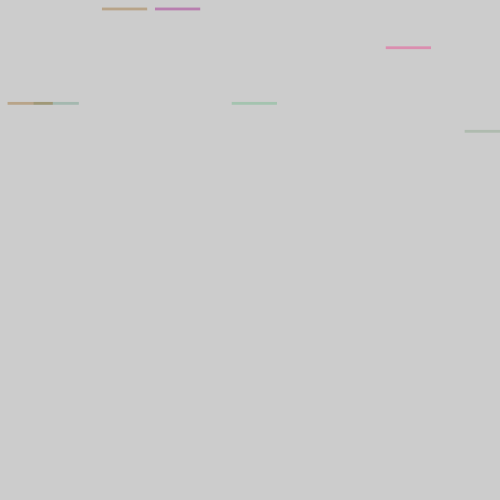
Frame 1 (no input)
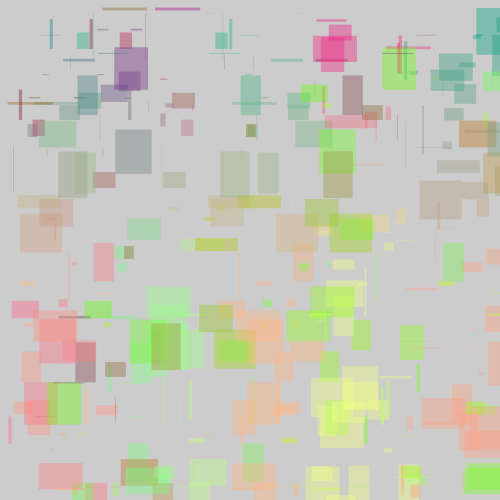
Frame 60 (the mouse pressed at the canvas centre just before this capture)
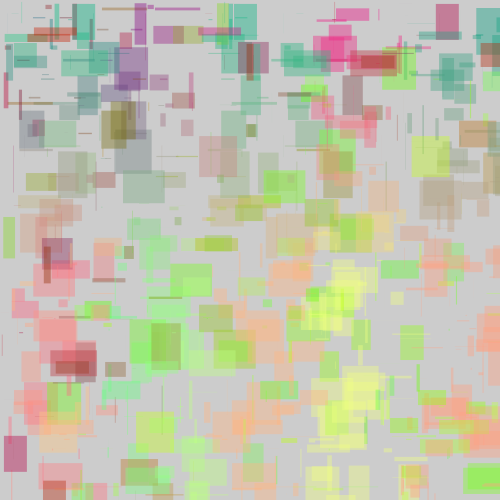
Frame 120 (the mouse held since frame 60 and released just before this capture)

The Processing sketch that drew these frames (run headless with seeded random() and noise(); from frame 60 on, the mouse is pressed at the canvas centre):

// Processing sketch: Cool_Pixely_Thing
// ── Cool_Pixely_Thing.pde
float a;
float b;
float c;
float d;
float e;
float f;
float g;
float h;
float i;
float j;
float k;
float x;
float f2;
void setup(){
size(500, 500);
//background(190,130,110);
frameRate(1000);
}


void draw(){
  size(500, 500);
  x++;
  //if (x==1000){
 //background(200,200,200);
 //x=0;
 // }
  noStroke();
  a=random(400,500);
  b=random(0,500);
  c=random(0,10);
  d=random(0,10);
  e=random(300,400);
  f=random(200,300);
  f2=random(200,300);
  g=random(100,200);
  h=random(0,100);
  i=random(0,500);
  j=random(0,500);
  k=random(0,500);
  fill(65,65,20,160);
  //bezier(d, c, 1, 1, a, b, c, d);
 // bezier(c, d, 1, 1, a*3, b*3, c, d);
  fill(235,215,190,100);
 // bezier(a*2, b*2, c/2, d, c, d, 1, 1 );
  //fill(250,250,250);
  //circle(a,b,c);
  rectMode(CORNER);
  fill(b,160,130, 100);
  rect(a,b,c*(c/2), d*(d/2));
   fill(240,i,130, 100);
  rect(e,i,c*(c/2), d*(d/2));
   fill(j,180,130, 100);
  rect(f,j,c*(c/2), d*(d/2));
  fill(g,k,130, 100);
  rect(g,k,c*(c/2), d*(d/2));
  fill(j,g,130, 100);
  rect(h,j,c*(c/2), d*(d/2));
  fill(g,j,h, 100);
  rect(j,k,c*(c/2), d*(d/2));
  rect(k,j,c*(c/2), d*(d/2));
  fill(f2,f/2,h, 150);
 // rect(f,f2,c*(c/2), d*(d/2));
}
